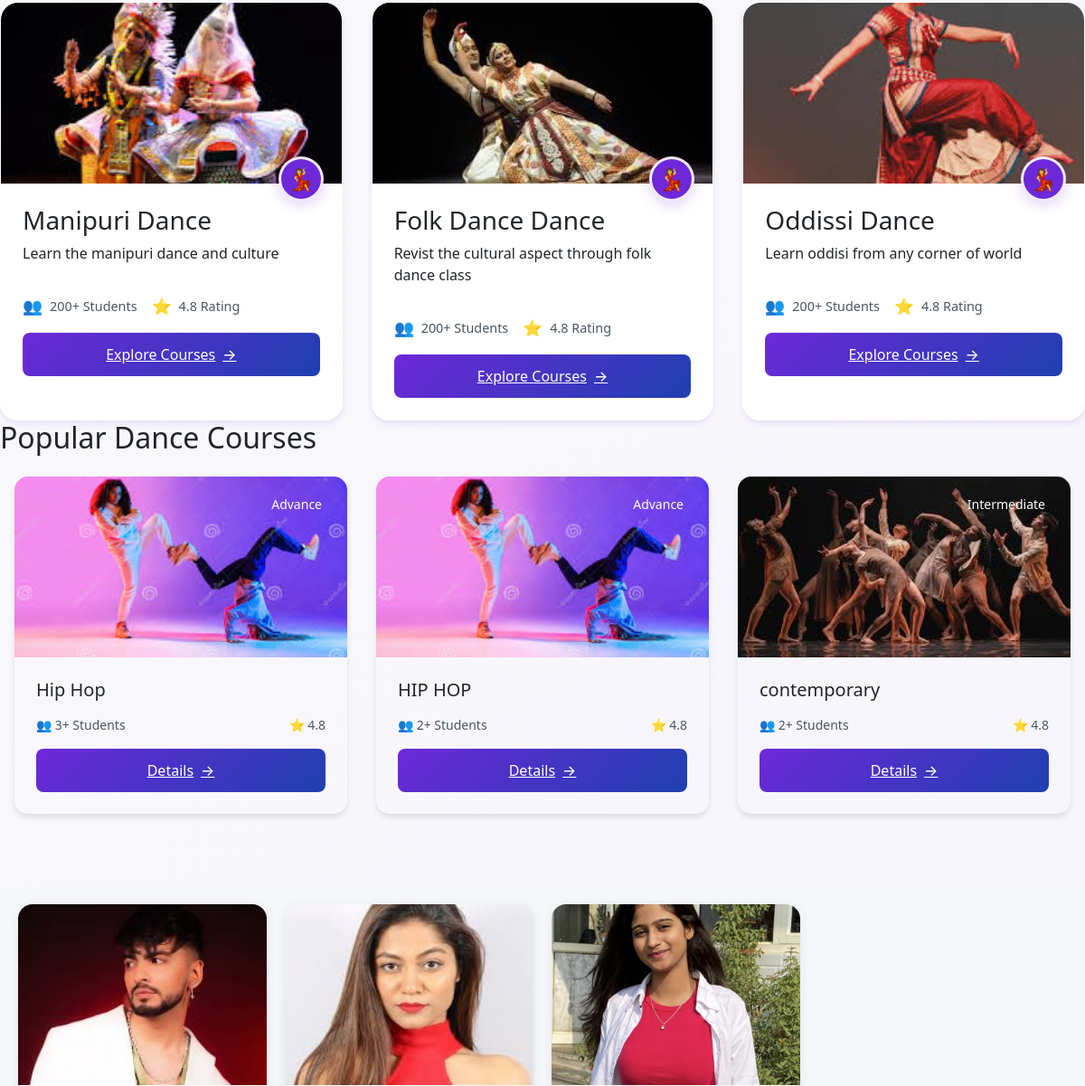
Page /courses/category/dance/ (middle part) on the earlier database version.
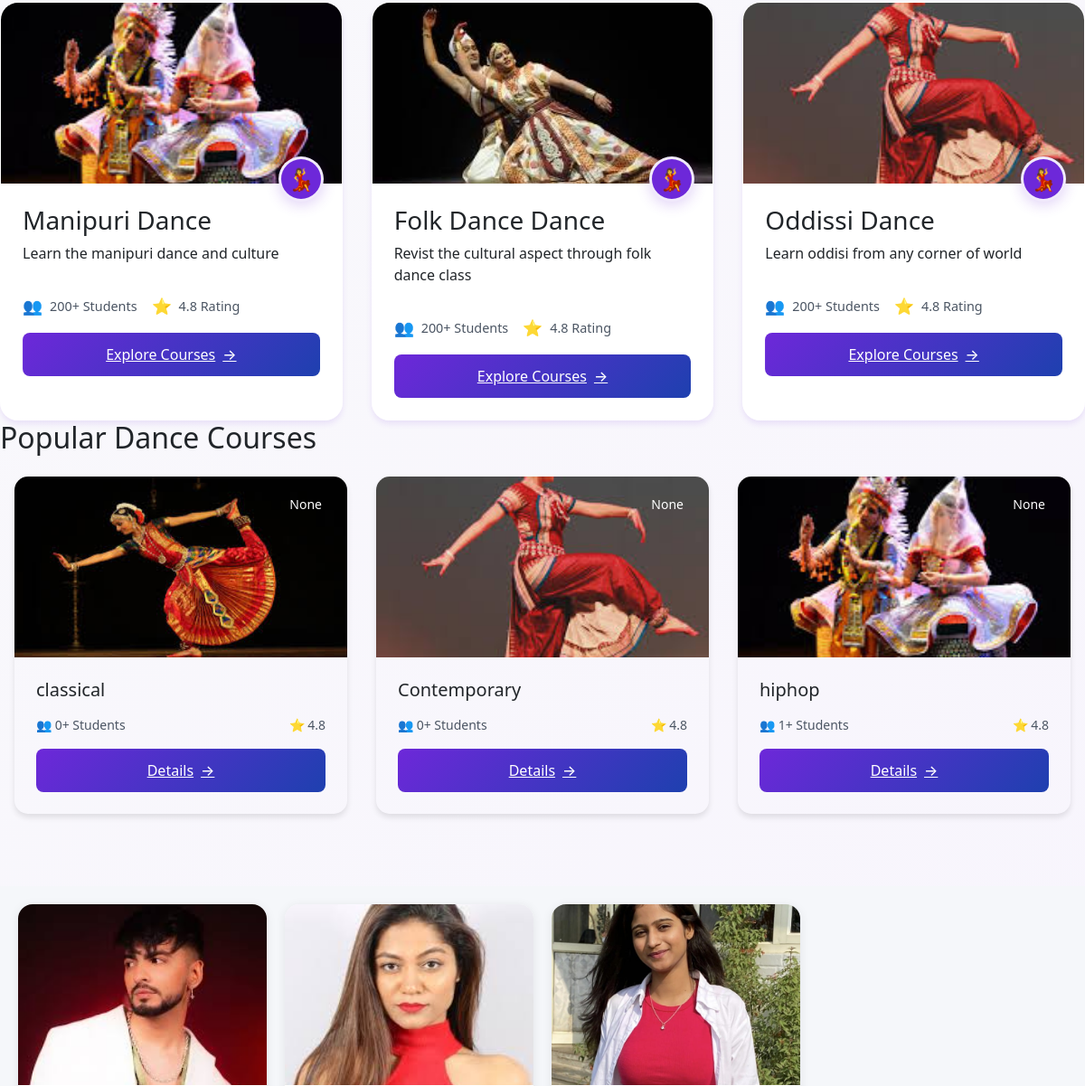
Same page on the later database version.
### course/models.py (models this page shows, shortened)
class CourseSubCategory(models.Model):
    uid = models.UUIDField(default=uuid.uuid4, editable=False, unique=True)
    category = models.ForeignKey(CourseCategory, on_delete=models.CASCADE, related_name='subcategories')
    name = models.CharField(max_length=100)
    slug = models.SlugField(unique=True, null=True, blank=True)
    description = models.TextField(null=True, blank=True)
    image = models.ImageField(upload_to='course_subcategories/', null=True, blank=True)
    created_at = models.DateTimeField(auto_now_add=True)
    updated_at = models.DateTimeField(auto_now=True)

class CourseCategory(models.Model):
    uid = models.UUIDField(default=uuid.uuid4, editable=False, unique=True)
    name = models.CharField(max_length=100)
    image = models.ImageField(upload_to='course_categories/')
    slug = models.SlugField(unique=True, null=True, blank=True)
    description = models.TextField(null=True, blank=True)
    created_at = models.DateTimeField(auto_now_add=True)
    updated_at = models.DateTimeField(auto_now=True)

class Course(models.Model):
    level_choice = (('Beginner','Beginner'),('Intermediate','Intermediate'),('Advance','Advance'))
    teacher = models.ForeignKey('account.Teacher', on_delete=models.CASCADE, related_name='courses')
    title = models.CharField(max_length=100)
    slug = models.SlugField(unique=True, null=True, blank=True)
    uid = models.UUIDField(default=uuid.uuid4, editable=False, unique=True)
    description = models.TextField()
    image = models.ImageField(upload_to='courses/')
    category = models.ForeignKey(CourseCategory, on_delete=models.CASCADE, related_name='courses')
    subcategory = models.ForeignKey(CourseSubCategory, on_delete=models.CASCADE, default='Beginner',related_name='courses')
    level = models.CharField(max_length=20, choices=level_choice, null=True, blank=True)
    duration = models.CharField(max_length=30, null=True, blank=True)
    price = models.DecimalField(max_digits=10, decimal_places=2, default=0.00)
    discount_price = models.DecimalField(max_digits=10, decimal_places=2, default=0.00)
    is_active = models.BooleanField(default=True)
    is_free = models.BooleanField(default=False)
    created_at = models.DateTimeField(auto_now_add=True)
    updated_at = models.DateTimeField(auto_now=True)

class Enrollment(models.Model):
    uid = models.UUIDField(default=uuid.uuid4, editable=False, unique=True)
    student = models.ForeignKey('account.Student', on_delete=models.CASCADE, related_name='enrollments')
    course = models.ForeignKey(Course, on_delete=models.CASCADE, related_name='enrollments')
    enrolled_at = models.DateTimeField(auto_now_add=True)

### account/models.py (models this page shows, shortened)
class Teacher(models.Model):
    uid = models.UUIDField(default=uuid.uuid4, editable=False)
    user = models.OneToOneField(User, on_delete=models.CASCADE, related_name='teacher')
    full_name = models.CharField(max_length=100)
    bio = models.TextField(null=True, blank=True)
    image = models.ImageField(upload_to='teachers/', null=True, blank=True)
    phone = models.CharField(max_length=15, null=True, blank=True)
    adhaar_number = models.CharField(max_length=12, null=True, blank=True)
    category = models.ForeignKey(CourseCategory, on_delete=models.SET_NULL, null=True,blank=True)
    subcategory = models.ForeignKey(CourseSubCategory, on_delete=models.SET_NULL, null=True,blank=True)
    website = models.URLField(null=True, blank=True)
    facebook = models.URLField(null=True, blank=True)
    twitter = models.URLField(null=True, blank=True)
    instagram = models.URLField(null=True, blank=True)
    verified = models.BooleanField(default=False)

### course/views.py (the view)
# urls.py: path('category/<slug>/',views.category_courses,name='cate_courses'),
def category_courses(request, slug):
    cate = get_object_or_404(models.CourseCategory, slug=slug)
    course = models.Course.objects.filter(is_active = True,category=cate)
    teachers = Teacher.objects.all()
    return render(request,'courses.html',{'courses':course,'cate':cate,'teachers':teachers})

### templates/courses.html (shortened to what this page needs)
{% extends 'index.html' %}
{% load static %}
    {% block content %}
    <div class="app">
        <section class="dance-categories">
            <div class="categories-container">
                <div class="categories-grid">
                    {% for subcate in cate.subcategories.all %}
                    <div class="category-card">
                        <div class="category-image">
                            <img src="{{subcate.image.url}}" alt="{{subcate.name}} Dance">
                        </div>
                        <div class="category-content">
                            <div class="category-icon">💃</div>
                            <h3>{{subcate.name}} {{cate.name}}</h3>
                            <p>{{subcate.description}}</p>
                            <div class="category-stats">
                                <div class="stat">
                                    <span class="stat-icon">👥</span>
                                    <span>200+ Students</span>
                                </div>
                                <div class="stat">
                                    <span class="stat-icon">⭐</span>
                                    <span>4.8 Rating</span>
                                </div>
                            </div>
                            <a href="{% url 'subcate_courses' cate.slug subcate.slug %}" class="explore-btn">Explore Courses <span class="arrow">→</span></a>
                        </div>
                    </div>
                    {% endfor %}
                </div>
            </div>
        </section>
         <section class="course-listings">
            <div class="courses-container">
                <h2>Popular Dance Courses</h2>
                <div class="courses-grid">
                     {% for course in courses %}
                        <div class="course-card">
                            <div class="course-image">
                                <img src="{{course.image.url}}" alt="{{course.title}}">
                                <div class="course-level">{{course.level}}</div>
                            </div>
                            <div class="course-content">
                                <h3>{{course.title}}</h3>
                                <div class="course-stats">
                                    <span>👥 {{course.enrollments.all|length}}+ Students</span>
                                    <span>⭐ 4.8</span>
                                </div>
                            <a href="{% url "course" course.slug %}" class="explore-btn">Details <span class="arrow">→</span></a>
                            </div>
                        </div>
                    {% endfor %}
                </div>
            </div>
        </section>
        <section style="margin: 0; padding: 20px; font-family: 'Inter', sans-serif; background: #f5f7fa;">
            <div style="display: grid; grid-template-columns: repeat(auto-fill, minmax(250px, 1fr)); gap: 20px; max-width: 1200px; margin: 0 auto;">
                {% for teacher in teachers %}
                <div style="background: white; border-radius: 16px; box-shadow: 0 2px 12px rgba(0, 0, 0, 0.08); overflow: hidden;">
                    <div style="width: 100%; height: 200px; overflow: hidden;">
                        <img  {% if teacher.image %}
                        src='{{teacher.image.url}}'
                        {% else %}
                        src="https://images.unsplash.com/photo-1544005313-94ddf0286df2?ixlib=rb-4.0.3&ixid=MnwxMjA3fDB8MHxwaG90by1wYWdlfHx8fGVufDB8fHx8&auto=format&fit=crop&w=688&q=80"
                        {% endif %} alt="Teacher Profile" style="width: 100%; height: 100%; object-fit: cover;">
                    </div>
                </div>
                {% endfor %}
            </div>
        </section>
    </div>
    {% endblock content %}

Differences in the rows shown:
no longer on this page (row edited): Course: image (picture), level "Advance", title "Hip Hop", enrollments.all|length "3"
removed Course: image (picture), level "Advance", title "HIP HOP", enrollments.all|length "2"
no longer on this page (row edited): Course: image (picture), level "Intermediate", title "contemporary", enrollments.all|length "2"
added Course: image (picture), level "None", title "classical", enrollments.all|length "0"
added Course: image (picture), level "None", title "Contemporary", enrollments.all|length "0"
added Course: image (picture), level "None", title "hiphop", enrollments.all|length "1"
